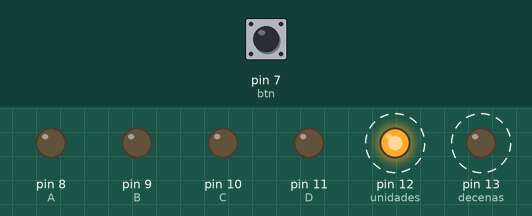
This sketch was run on a simulated Arduino Uno, built with avr-gcc and run on an emulated ATmega328P. Shown: output pins drawn as LEDs (lit = HIGH). Dashed ring = blinking. The inputs (shaded band) are chosen by the test bench; at power-on: pin 7 (btn) LOW.

Above: at 0.2 s.
Timing chart, 0 to 3.0 s (numbered marks = the images above):
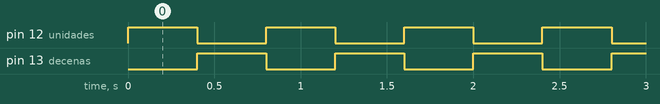

The sketch:

Deber2.ino
```cpp
/*
 * CAP II: PUERTOS DIGITALES
 * CODIGO5: MANEJO DE DISPALY
 * OBJETIVO: Representar los numeros del 0 al 9
 */
 const int A=8;
 const int B=9;
 const int C=10;
 const int D=11;
 const int btn=7;
 const int unidades= 12;
 const int decenas=13;
 int V[25];
int uni;
int dec;
 int cont;

 void setup (){
  pinMode(A,OUTPUT);
  pinMode(B,OUTPUT);
  pinMode(C,OUTPUT);
  pinMode(D,OUTPUT);
  pinMode(btn,INPUT);
  pinMode(unidades,OUTPUT);
  pinMode(decenas,OUTPUT);
 }
void loop(){
  if (digitalRead(btn)==HIGH){
    delay(300);
    for (int n=1; n<99; n++){
    bool primo = true;
    for (int i=2; i<n; i++){
      if (n%i == 0){
        primo = false;
      }
    }
    if (primo){
      for (int j; j<26;j++){
        int n1= V[j];
        if(n1<10){
           uni=n1;}
        else{
           dec=n1/10;
           uni=n1-dec*10;
          }
      }
    }
  }
  delay(50);

  }
  digitalWrite(unidades,HIGH);
  digitalWrite(decenas,LOW);
  contador(uni);
  delay(100);
  digitalWrite(unidades,LOW);
  digitalWrite(decenas,HIGH);
  contador(dec);
  delay(100);
}
void contador(int n1){

    delay(300);
    switch (n1){
      case 0:
      digitalWrite(A,LOW);
      digitalWrite(B,LOW);
      digitalWrite(C,LOW);
      digitalWrite(D,LOW);
      break;
      case 1:
      digitalWrite(A,HIGH);
      digitalWrite(B,LOW);
      digitalWrite(C,LOW);
      digitalWrite(D,LOW);
      break;
      case 2:
      digitalWrite(A,LOW);
      digitalWrite(B,HIGH);
      digitalWrite(C,LOW);
      digitalWrite(D,LOW);
      break;
      case 3:
      digitalWrite(A,HIGH);
      digitalWrite(B,HIGH);
      digitalWrite(C,LOW);
      digitalWrite(D,LOW);
      break;
      case 4:
      digitalWrite(A,LOW);
      digitalWrite(B,LOW);
      digitalWrite(C,HIGH);
      digitalWrite(D,LOW);
      break;
      case 5:
      digitalWrite(A,HIGH);
      digitalWrite(B,LOW);
      digitalWrite(C,HIGH);
      digitalWrite(D,LOW);
      break;
      case 6:
      digitalWrite(A,LOW);
      digitalWrite(B,HIGH);
      digitalWrite(C,HIGH);
      digitalWrite(D,LOW);
      break;
      case 7:
      digitalWrite(A,HIGH);
      digitalWrite(B,HIGH);
      digitalWrite(C,HIGH);
      digitalWrite(D,LOW);
      break;
      case 8:
      digitalWrite(A,LOW);
      digitalWrite(B,LOW);
      digitalWrite(C,LOW);
      digitalWrite(D,HIGH);
      break;
      case 9:
      digitalWrite(A,HIGH);
      digitalWrite(B,LOW);
      digitalWrite(C,LOW);
      digitalWrite(D,HIGH);
      break;
    }


}
```

Measured:
- by itself, pin 12 (unidades), pin 13 (decenas): alternates HIGH for 0.40 s and LOW for 0.40 s
